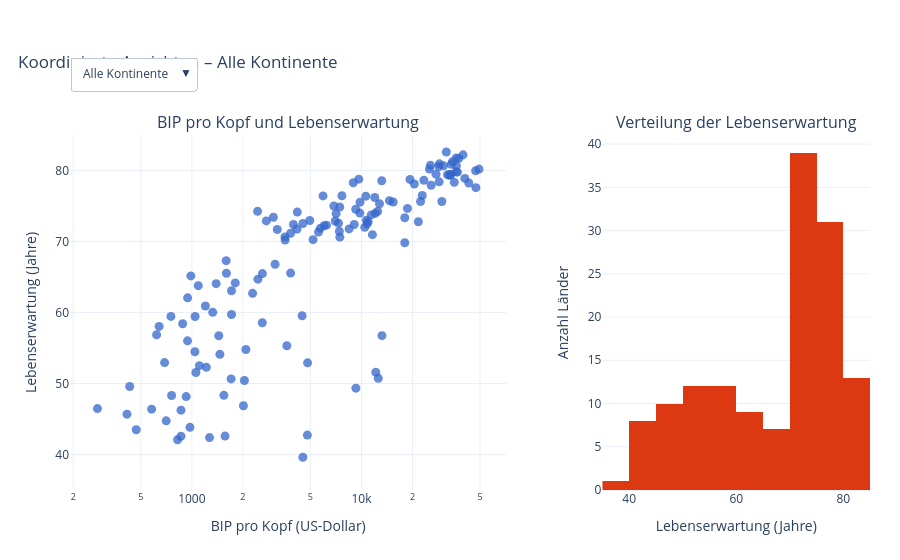

The notebook cell saved with this chart:
### Markdown cell above
---
## 8. Koordinierte Mehrfachansicht

Der Scatterplot zeigt einen bivariaten Zusammenhang. Das Histogramm zeigt gleichzeitig die Verteilung der Lebenserwartung. Ein gemeinsamer Kontinentfilter aktualisiert beide Ansichten.

> Dies ist **koordinierte Filterung**. Echtes Brushing & Linking würde eine direkte Punktselektion in einer Ansicht in der anderen Ansicht hervorheben und benötigt zusätzliche Ereignislogik, etwa in Dash oder mit `FigureWidget`.

### Code cell
# Filterung der Daten nach Kontinenten für die koordinierte Ansicht
filters = {"Alle Kontinente": df_2007}

# Aktualisierung der Filter, um die Daten für jeden Kontinent zu speichern. Die Filter werden in einem Dictionary gespeichert, wobei der Schlüssel der Name des Kontinents ist und der Wert ein DataFrame mit den entsprechenden Daten ist.
filters.update({
    continent: df_2007.loc[df_2007["continent"] == continent]
    for continent in sorted(df_2007["continent"].unique())
})

# Die Abbildung wird erstellt, die die BIP pro Kopf und Lebenserwartung in einem Scatter-Plot sowie die Verteilung der Lebenserwartung in einem Histogramm darstellt. Die beiden Plots sind miteinander verknüpft, sodass die Auswahl eines Kontinents in der Dropdown-Liste beide Plots gleichzeitig aktualisiert.
fig_linked = make_subplots(
    rows=1, cols=2, column_widths=[0.62, 0.38], horizontal_spacing=0.12,
    subplot_titles=("BIP pro Kopf und Lebenserwartung", "Verteilung der Lebenserwartung"),
)

# Linking: Die Scatter-Plot-Trace wird zur Abbildung hinzugefügt, um die BIP pro Kopf und Lebenserwartung der Länder im Jahr 2007 darzustellen. Die Punkte sind blau, halbtransparent und haben eine Größe von 9. Ein benutzerdefiniertes Hover-Template zeigt den Ländernamen, das BIP pro Kopf und die Lebenserwartung an.
fig_linked.add_trace(
    go.Scatter(
        x=df_2007["gdpPercap"], 
        y=df_2007["lifeExp"], 
        text=df_2007["country"],
        mode="markers", name="Länder", marker={"size": 9, "opacity": 0.75, "color": "#334ACC"},
        hovertemplate="<b>%{text}</b><br>BIP/Kopf: %{x:,.0f} US$<br>Lebenserwartung: %{y:.1f} Jahre<extra></extra>",
    ), row=1, col=1,
)

# Linking: Die Histogramm-Trace wird zur Abbildung hinzugefügt, um die Verteilung der Lebenserwartung der Länder im Jahr 2007 darzustellen. Das Histogramm hat 12 Bins und ist rot gefärbt. Ein benutzerdefiniertes Hover-Template zeigt die Lebenserwartung und die Anzahl der Länder in jedem Intervall an.
fig_linked.add_trace(
    go.Histogram(
        x=df_2007["lifeExp"], nbinsx=20, name="Verteilung", marker_color="#DC3912",
        hovertemplate="Lebenserwartung: %{x}<br>Länder im Intervall: %{y}<extra></extra>",
    ), row=1, col=2,
)

# Die Dropdown-Buttons werden erstellt, um die Daten in beiden Plots gleichzeitig zu aktualisieren, wenn ein Kontinent ausgewählt wird. Jeder Button aktualisiert die x- und y-Daten der Scatter-Plot-Trace sowie die x-Daten der Histogramm-Trace und den Titel der Abbildung.
linked_buttons = []
for label, subset in filters.items():
    linked_buttons.append(
        dict(
            label=label, method="update",
            args=[
                {
                    "x": [subset["gdpPercap"], subset["lifeExp"]],
                    "y": [subset["lifeExp"], None],
                    "text": [subset["country"], None],
                },
                {"title.text": f"Koordinierte Ansichten – {label}"},
            ],
        )
    )

# Die Layout-Einstellungen der Abbildung werden aktualisiert, um den Titel, das Template, die Legende, die Ränder und das Dropdown-Menü anzupassen. Außerdem werden die Achsentitel und der Bereich der y-Achse festgelegt.
fig_linked.update_layout(
    title={"text": "Koordinierte Ansichten – Alle Kontinente", "x": 0.02},
    template="plotly_white", showlegend=False, height=560,
    updatemenus=[dict(buttons=linked_buttons, active=0, x=0, y=1.22, xanchor="left", yanchor="top")],
    margin={"l": 70, "r": 30, "t": 135, "b": 70},
)

# Die Achsentitel und der Bereich der y-Achse werden aktualisiert, um die Daten besser darzustellen. 
fig_linked.update_xaxes(type="log", title="BIP pro Kopf (US-Dollar)", row=1, col=1)
fig_linked.update_yaxes(title="Lebenserwartung (Jahre)", range=[35, 85], row=1, col=1)
fig_linked.update_xaxes(title="Lebenserwartung (Jahre)", range=[35, 85], row=1, col=2)
fig_linked.update_yaxes(title="Anzahl Länder", row=1, col=2)
fig_linked.show(config={"displaylogo": False, "responsive": True})

### Figure 1 — Plotly figure (JSON) as saved in the notebook; plotly's stock layout.template omitted (floating-point values rounded to 4 significant figures; data arrays with more than 128 entries replaced by an {"elided": "..."} marker saying what was removed)
{"data": [{"hovertemplate": "<b>%{text}</b><br>BIP/Kopf: %{x:,.0f} US$<br>Lebenserwartung: %{y:.1f} Jahre<extra></extra>", "marker": {"color": "#3366CC", "opacity": 0.75, "size": 9}, "mode": "markers", "name": "Länder", "text": {"elided": "142 str values"}, "type": "scatter", "x": {"elided": "142 float values"}, "xaxis": "x", "y": {"elided": "142 float values"}, "yaxis": "y"}, {"hovertemplate": "Lebenserwartung: %{x}<br>Länder im Intervall: %{y}<extra></extra>", "marker": {"color": "#DC3912"}, "name": "Verteilung", "nbinsx": 12, "type": "histogram", "x": {"elided": "142 float values"}, "xaxis": "x2", "yaxis": "y2"}], "layout": {"annotations": [{"font": {"size": 16}, "showarrow": false, "text": "BIP pro Kopf und Lebenserwartung", "x": 0.2728, "xanchor": "center", "xref": "paper", "y": 1, "yanchor": "bottom", "yref": "paper"}, {"font": {"size": 16}, "showarrow": false, "text": "Verteilung der Lebenserwartung", "x": 0.8328, "xanchor": "center", "xref": "paper", "y": 1, "yanchor": "bottom", "yref": "paper"}], "height": 560, "margin": {"b": 70, "l": 70, "r": 30, "t": 135}, "showlegend": false, "title": {"text": "Koordinierte Ansichten – Alle Kontinente", "x": 0.02}, "updatemenus": [{"active": 0, "buttons": [{"args": [{"text": {"elided": "2 rows, 142 str values in total"}, "x": {"elided": "2x142 float values"}, "y": {"elided": "2 rows, 142 float values in total"}}, {"title.text": "Koordinierte Ansichten – Alle Kontinente"}], "label": "Alle Kontinente", "method": "update"}, {"args": [{"text": [["Algeria", "Angola", "Benin", "Botswana", "Burkina Faso", "Burundi", "Cameroon", "Central African Republic", "Chad", "Comoros", "Congo, Dem. Rep.", "Congo, Rep.", "Cote d'Ivoire", "Djibouti", "Egypt", "Equatorial Guinea", "Eritrea", "Ethiopia", "Gabon", "Gambia", "Ghana", "Guinea", "Guinea-Bissau", "Kenya", "Lesotho", "Liberia", "Libya", "Madagascar", "Malawi", "Mali", "Mauritania", "Mauritius", "Morocco", "Mozambique", "Namibia", "Niger", "Nigeria", "Reunion", "Rwanda", "Sao Tome and Principe", "Senegal", "Sierra Leone", "Somalia", "South Africa", "Sudan", "Swaziland", "Tanzania", "Togo", "Tunisia", "Uganda", "Zambia", "Zimbabwe"], null], "x": [[6223.0, 4797.0, 1441.0, 12570.0, 1217.0, 430.1, 2042.0, 706.0, 1704.0, 986.1, 277.6, 3633.0, 1545.0, 2082.0, 5581.0, 12150.0, 641.4, 690.8, 13210.0, 752.7, 1328.0, 942.7, 579.2, 1463.0, 1569.0, 414.5, 12060.0, 1045.0, 759.3, 1043.0, 1803.0, 10960.0, 3820.0, 823.7, 4811.0, 619.7, 2014.0, 7670.0, 863.1, 1598.0, 1712.0, 862.5, 926.1, 9270.0, 2602.0, 4513.0, 1107.0, 883.0, 7093.0, 1056.0, 1271.0, 469.7], [72.3, 42.73, 56.73, 50.73, 52.3, 49.58, 50.43, 44.74, 50.65, 65.15, 46.46, 55.32, 48.33, 54.79, 71.34, 51.58, 58.04, 52.95, 56.73, 59.45, 60.02, 56.01, 46.39, 54.11, 42.59, 45.68, 73.95, 59.44, 48.3, 54.47, 64.16, 72.8, 71.16, 42.08, 52.91, 56.87, 46.86, 76.44, 46.24, 65.53, 63.06, 42.57, 48.16, 49.34, 58.56, 39.61, 52.52, 58.42, 73.92, 51.54, 42.38, 43.49]], "y": [[72.3, 42.73, 56.73, 50.73, 52.3, 49.58, 50.43, 44.74, 50.65, 65.15, 46.46, 55.32, 48.33, 54.79, 71.34, 51.58, 58.04, 52.95, 56.73, 59.45, 60.02, 56.01, 46.39, 54.11, 42.59, 45.68, 73.95, 59.44, 48.3, 54.47, 64.16, 72.8, 71.16, 42.08, 52.91, 56.87, 46.86, 76.44, 46.24, 65.53, 63.06, 42.57, 48.16, 49.34, 58.56, 39.61, 52.52, 58.42, 73.92, 51.54, 42.38, 43.49], null]}, {"title.text": "Koordinierte Ansichten – Africa"}], "label": "Africa", "method": "update"}, {"args": [{"text": [["Argentina", "Bolivia", "Brazil", "Canada", "Chile", "Colombia", "Costa Rica", "Cuba", "Dominican Republic", "Ecuador", "El Salvador", "Guatemala", "Haiti", "Honduras", "Jamaica", "Mexico", "Nicaragua", "Panama", "Paraguay", "Peru", "Puerto Rico", "Trinidad and Tobago", "United States", "Uruguay", "Venezuela"], null], "x": [[12780.0, 3822.0, 9066.0, 36320.0, 13170.0, 7007.0, 9645.0, 8948.0, 6025.0, 6873.0, 5728.0, 5186.0, 1202.0, 3548.0, 7321.0, 11980.0, 2749.0, 9809.0, 4173.0, 7409.0, 19330.0, 18010.0, 42950.0, 10610.0, 11420.0], [75.32, 65.55, 72.39, 80.65, 78.55, 72.89, 78.78, 78.27, 72.23, 74.99, 71.88, 70.26, 60.92, 70.2, 72.57, 76.19, 72.9, 75.54, 71.75, 71.42, 78.75, 69.82, 78.24, 76.38, 73.75]], "y": [[75.32, 65.55, 72.39, 80.65, 78.55, 72.89, 78.78, 78.27, 72.23, 74.99, 71.88, 70.26, 60.92, 70.2, 72.57, 76.19, 72.9, 75.54, 71.75, 71.42, 78.75, 69.82, 78.24, 76.38, 73.75], null]}, {"title.text": "Koordinierte Ansichten – Americas"}], "label": "Americas", "method": "update"}, {"args": [{"text": [["Afghanistan", "Bahrain", "Bangladesh", "Cambodia", "China", "Hong Kong, China", "India", "Indonesia", "Iran", "Iraq", "Israel", "Japan", "Jordan", "Korea, Dem. Rep.", "Korea, Rep.", "Kuwait", "Lebanon", "Malaysia", "Mongolia", "Myanmar", "Nepal", "Oman", "Pakistan", "Philippines", "Saudi Arabia", "Singapore", "Sri Lanka", "Syria", "Taiwan", "Thailand", "Vietnam", "West Bank and Gaza", "Yemen, Rep."], null], "x": [[974.6, 29800.0, 1391.0, 1714.0, 4959.0, 39720.0, 2452.0, 3541.0, 11610.0, 4471.0, 25520.0, 31660.0, 4519.0, 1593.0, 23350.0, 47310.0, 10460.0, 12450.0, 3096.0, 944, 1091.0, 22320.0, 2606.0, 3190.0, 21650.0, 47140.0, 3970.0, 4185.0, 28720.0, 7458.0, 2442.0, 3025.0, 2281.0], [43.83, 75.64, 64.06, 59.72, 72.96, 82.21, 64.7, 70.65, 70.96, 59.55, 80.75, 82.6, 72.53, 67.3, 78.62, 77.59, 71.99, 74.24, 66.8, 62.07, 63.78, 75.64, 65.48, 71.69, 72.78, 79.97, 72.4, 74.14, 78.4, 70.62, 74.25, 73.42, 62.7]], "y": [[43.83, 75.64, 64.06, 59.72, 72.96, 82.21, 64.7, 70.65, 70.96, 59.55, 80.75, 82.6, 72.53, 67.3, 78.62, 77.59, 71.99, 74.24, 66.8, 62.07, 63.78, 75.64, 65.48, 71.69, 72.78, 79.97, 72.4, 74.14, 78.4, 70.62, 74.25, 73.42, 62.7], null]}, {"title.text": "Koordinierte Ansichten – Asia"}], "label": "Asia", "method": "update"}, {"args": [{"text": [["Albania", "Austria", "Belgium", "Bosnia and Herzegovina", "Bulgaria", "Croatia", "Czech Republic", "Denmark", "Finland", "France", "Germany", "Greece", "Hungary", "Iceland", "Ireland", "Italy", "Montenegro", "Netherlands", "Norway", "Poland", "Portugal", "Romania", "Serbia", "Slovak Republic", "Slovenia", "Spain", "Sweden", "Switzerland", "Turkey", "United Kingdom"], null], "x": [[5937.0, 36130.0, 33690.0, 7446.0, 10680.0, 14620.0, 22830.0, 35280.0, 33210.0, 30470.0, 32170.0, 27540.0, 18010.0, 36180.0, 40680.0, 28570.0, 9254.0, 36800.0, 49360.0, 15390.0, 20510.0, 10810.0, 9787.0, 18680.0, 25770.0, 28820.0, 33860.0, 37510.0, 8458.0, 33200.0], [76.42, 79.83, 79.44, 74.85, 73.0, 75.75, 76.49, 78.33, 79.31, 80.66, 79.41, 79.48, 73.34, 81.76, 78.89, 80.55, 74.54, 79.76, 80.2, 75.56, 78.1, 72.48, 74.0, 74.66, 77.93, 80.94, 80.88, 81.7, 71.78, 79.42]], "y": [[76.42, 79.83, 79.44, 74.85, 73.0, 75.75, 76.49, 78.33, 79.31, 80.66, 79.41, 79.48, 73.34, 81.76, 78.89, 80.55, 74.54, 79.76, 80.2, 75.56, 78.1, 72.48, 74.0, 74.66, 77.93, 80.94, 80.88, 81.7, 71.78, 79.42], null]}, {"title.text": "Koordinierte Ansichten – Europe"}], "label": "Europe", "method": "update"}, {"args": [{"text": [["Australia", "New Zealand"], null], "x": [[34440.0, 25190.0], [81.23, 80.2]], "y": [[81.23, 80.2], null]}, {"title.text": "Koordinierte Ansichten – Oceania"}], "label": "Oceania", "method": "update"}], "x": 0, "xanchor": "left", "y": 1.22, "yanchor": "top"}], "xaxis": {"anchor": "y", "domain": [0, 0.5456], "title": {"text": "BIP pro Kopf (US-Dollar)"}, "type": "log"}, "xaxis2": {"anchor": "y2", "domain": [0.6656, 1], "range": [35, 85], "title": {"text": "Lebenserwartung (Jahre)"}}, "yaxis": {"anchor": "x", "domain": [0, 1], "range": [35, 85], "title": {"text": "Lebenserwartung (Jahre)"}}, "yaxis2": {"anchor": "x2", "domain": [0, 1], "title": {"text": "Anzahl Länder"}}}}
